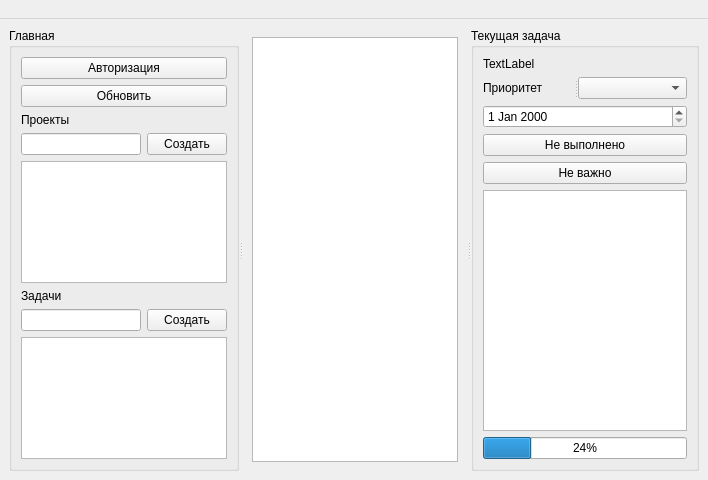
<?xml version="1.0" encoding="UTF-8"?>
<ui version="4.0">
 <class>MainWindow</class>
 <widget class="QMainWindow" name="MainWindow">
  <property name="geometry">
   <rect>
    <x>0</x>
    <y>0</y>
    <width>708</width>
    <height>480</height>
   </rect>
  </property>
  <property name="windowTitle">
   <string>MainWindow</string>
  </property>
  <widget class="QWidget" name="centralwidget">
   <layout class="QGridLayout" name="gridLayout_2">
    <item row="0" column="0">
     <widget class="QSplitter" name="splitter_3">
      <property name="orientation">
       <enum>Qt::Horizontal</enum>
      </property>
      <widget class="QGroupBox" name="groupBox">
       <property name="mouseTracking">
        <bool>true</bool>
       </property>
       <property name="focusPolicy">
        <enum>Qt::ClickFocus</enum>
       </property>
       <property name="title">
        <string>Главная</string>
       </property>
       <layout class="QVBoxLayout" name="verticalLayout">
        <item>
         <widget class="QPushButton" name="authorization">
          <property name="text">
           <string>Авторизация</string>
          </property>
         </widget>
        </item>
        <item>
         <widget class="QPushButton" name="update">
          <property name="text">
           <string>Обновить</string>
          </property>
         </widget>
        </item>
        <item>
         <widget class="QLabel" name="label">
          <property name="text">
           <string>Проекты</string>
          </property>
         </widget>
        </item>
        <item>
         <layout class="QHBoxLayout" name="horizontalLayout_2">
          <item>
           <widget class="QLineEdit" name="addProjName"/>
          </item>
          <item>
           <widget class="QPushButton" name="addproj">
            <property name="text">
             <string>Создать</string>
            </property>
           </widget>
          </item>
         </layout>
        </item>
        <item>
         <widget class="QListWidget" name="projects"/>
        </item>
        <item>
         <widget class="QLabel" name="label_2">
          <property name="text">
           <string>Задачи</string>
          </property>
         </widget>
        </item>
        <item>
         <layout class="QHBoxLayout" name="horizontalLayout">
          <item>
           <widget class="QLineEdit" name="addTaskName"/>
          </item>
          <item>
           <widget class="QPushButton" name="addtask">
            <property name="text">
             <string>Создать</string>
            </property>
           </widget>
          </item>
         </layout>
        </item>
        <item>
         <widget class="QListWidget" name="view"/>
        </item>
       </layout>
      </widget>
      <widget class="QSplitter" name="splitter">
       <property name="orientation">
        <enum>Qt::Horizontal</enum>
       </property>
       <widget class="QStackedWidget" name="workarea">
        <property name="minimumSize">
         <size>
          <width>16</width>
          <height>0</height>
         </size>
        </property>
        <property name="maximumSize">
         <size>
          <width>1600</width>
          <height>16777215</height>
         </size>
        </property>
        <property name="currentIndex">
         <number>0</number>
        </property>
        <widget class="QWidget" name="page">
         <layout class="QGridLayout" name="gridLayout_3">
          <item row="0" column="0">
           <widget class="QListWidget" name="alltasks"/>
          </item>
         </layout>
        </widget>
       </widget>
       <widget class="QGroupBox" name="taskview">
        <property name="title">
         <string>Текущая задача</string>
        </property>
        <layout class="QGridLayout" name="gridLayout">
         <item row="6" column="0">
          <widget class="QProgressBar" name="progressBar">
           <property name="value">
            <number>24</number>
           </property>
          </widget>
         </item>
         <item row="0" column="0">
          <widget class="QLabel" name="current_task_name">
           <property name="text">
            <string>TextLabel</string>
           </property>
          </widget>
         </item>
         <item row="1" column="0">
          <widget class="QSplitter" name="splitter_2">
           <property name="orientation">
            <enum>Qt::Horizontal</enum>
           </property>
           <widget class="QLabel" name="label_6">
            <property name="text">
             <string>Приоритет</string>
            </property>
           </widget>
           <widget class="QComboBox" name="prior"/>
          </widget>
         </item>
         <item row="2" column="0">
          <widget class="QDateEdit" name="dateEdit"/>
         </item>
         <item row="5" column="0">
          <widget class="QListView" name="task_under"/>
         </item>
         <item row="3" column="0">
          <widget class="QPushButton" name="Done">
           <property name="text">
            <string>Не выполнено</string>
           </property>
          </widget>
         </item>
         <item row="4" column="0">
          <widget class="QPushButton" name="important">
           <property name="text">
            <string>Не важно</string>
           </property>
          </widget>
         </item>
        </layout>
       </widget>
      </widget>
     </widget>
    </item>
   </layout>
  </widget>
  <widget class="QMenuBar" name="menubar">
   <property name="geometry">
    <rect>
     <x>0</x>
     <y>0</y>
     <width>708</width>
     <height>21</height>
    </rect>
   </property>
   <widget class="QMenu" name="menu">
    <property name="title">
     <string> </string>
    </property>
    <addaction name="separator"/>
   </widget>
   <addaction name="menu"/>
  </widget>
 </widget>
 <resources/>
 <connections/>
</ui>
